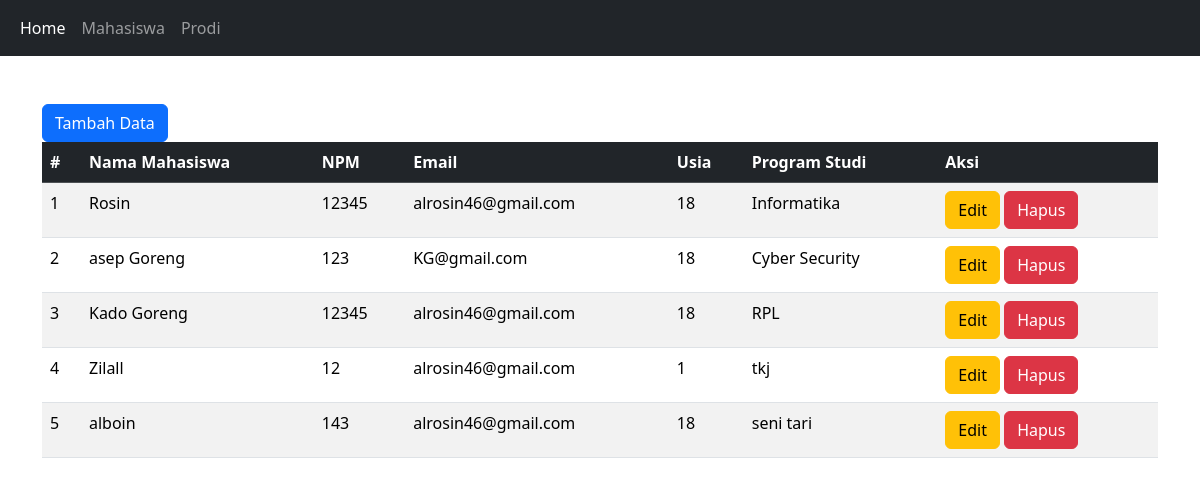
Screenshot of /universitass/mahasiswa.php with the database file from the repository.
### tables this page shows
CREATE TABLE `mahasiswa` (
  `id` int(11) NOT NULL,
  `nama_mahasiswa` varchar(50) NOT NULL,
  `npm` varchar(50) NOT NULL,
  `email` varchar(50) NOT NULL,
  `usia` varchar(50) NOT NULL,
  `program_studi` varchar(50) NOT NULL
);

### universitass/mahasiswa.php (the view, shortened to what this page needs)
<?php
include 'koneksi.php';
?>
<!DOCTYPE html>
<html lang="en">
<head>
    <link href="https://cdn.jsdelivr.net/npm/bootstrap@5.3.2/dist/css/bootstrap.min.css" rel="stylesheet">
</head>
<nav class="navbar navbar-expand-lg navbar navbar-dark bg-dark ">
  <div class="container-fluid">
    <div class="collapse navbar-collapse" id="navbarNav">
      <ul class="navbar-nav">
        <li class="nav-item">
          <a class="nav-link active" aria-current="page" href="index.php">Home</a>
        </li>
        <li class="nav-item">
          <a class="nav-link" href="mahasiswa.php">Mahasiswa</a>
        </li>
        <li class="nav-item">
          <a class="nav-link" href="prodi.php">Prodi</a>
        </li>
      </ul>
</nav>
<body>
    <div class="container mt-5">
    <table class="table table-striped">
        <a href="tambah_mahasiswa.php" class="btn btn-primary">Tambah Data </a>
            <thead class = "table-dark">
                <th>#</th>
                <th>Nama Mahasiswa</th>
                <th>NPM</th>
                <th>Email</th>
                <th>Usia</th>
                <th>Program Studi</th>
                <th>Aksi</th>
          </thead>
            <?php
            $query = "SELECT * from mahasiswa";
            $data = mysqli_query($koneksi,$query);
            $no=1;
            while($row = mysqli_fetch_array($data)){
            ?>
            <tr>
                <td><?= $no ?></td>
                <td><?= $row['nama_mahasiswa'] ?></td>
                <td><?= $row['npm'] ?></td>
                <td><?= $row['email'] ?></td>
                <td><?= $row['usia'] ?></td>
                <td><?= $row['program_studi'] ?></td>
              <td>
                  <a href="edit_mahasiswa.php?id=<?= $row['id'] ?>" class="btn btn-warning">Edit</a>
                <a href="hapus_mahasiswa.php?id=<?= $row['id'] ?>" class="btn btn-danger">Hapus</a>
              </td>
            </tr>
            <?php $no++; } ?>
        </table>
    </div>
</body>
</html>

### rows the page displays
mahasiswa: nama_mahasiswa "Rosin", npm "12345", email "alrosin46@gmail.com", usia "18", program_studi "Informatika"
mahasiswa: nama_mahasiswa "asep Goreng", npm "123", email "KG@gmail.com", usia "18", program_studi "Cyber Security"
mahasiswa: nama_mahasiswa "Kado Goreng", npm "12345", email "alrosin46@gmail.com", usia "18", program_studi "RPL"
mahasiswa: nama_mahasiswa "Zilall", npm "12", email "alrosin46@gmail.com", usia "1", program_studi "tkj"
mahasiswa: nama_mahasiswa "alboin", npm "143", email "alrosin46@gmail.com", usia "18", program_studi "seni tari"
